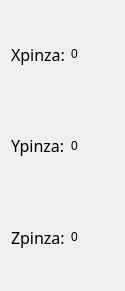
                    <widget class="QWidget" name="layoutWidget_2">
                        <property name="geometry">
                            <rect>
                                <x>190</x>
                                <y>40</y>
                                <width>125</width>
                                <height>291</height>
                            </rect>
                        </property>
                        <layout class="QVBoxLayout" name="verticalLayout_7">
                            <property name="spacing">
                                <number>-1</number>
                            </property>
                            <item>
                                <layout class="QHBoxLayout" name="horizontalLayout_4">
                                    <property name="sizeConstraint">
                                        <enum>QLayout::SetDefaultConstraint</enum>
                                    </property>
                                    <item>
                                        <widget class="QLabel" name="Xattuale">
                                            <property name="font">
                                                <font>
                                                    <family>.SF NS Text</family>
                                                    <pointsize>12</pointsize>
                                                    <weight>50</weight>
                                                    <italic>false</italic>
                                                    <bold>false</bold>
                                                    <kerning>true</kerning>
                                                </font>
                                            </property>
                                            <property name="styleSheet">
                                                <string notr="true"/>
                                            </property>
                                            <property name="text">
                                                <string>Xpinza:</string>
                                            </property>
                                        </widget>
                                    </item>
                                    <item>
                                        <widget class="QLabel" name="Xattuale_value">
                                            <property name="text">
                                                <string>0</string>
                                            </property>
                                        </widget>
                                    </item>
                                </layout>
                            </item>
                            <item>
                                <layout class="QHBoxLayout" name="horizontalLayout_5">
                                    <item>
                                        <widget class="QLabel" name="Yattuale">
                                            <property name="font">
                                                <font>
                                                    <family>.SF NS Text</family>
                                                    <pointsize>12</pointsize>
                                                    <weight>50</weight>
                                                    <italic>false</italic>
                                                    <bold>false</bold>
                                                </font>
                                            </property>
                                            <property name="styleSheet">
                                                <string notr="true"/>
                                            </property>
                                            <property name="text">
                                                <string>Ypinza:</string>
                                            </property>
                                        </widget>
                                    </item>
                                    <item>
                                        <widget class="QLabel" name="Yattuale_value">
                                            <property name="text">
                                                <string>0</string>
                                            </property>
                                        </widget>
                                    </item>
                                </layout>
                            </item>
                            <item>
                                <layout class="QHBoxLayout" name="horizontalLayout_6">
                                    <item>
                                        <widget class="QLabel" name="Zattuale">
                                            <property name="font">
                                                <font>
                                                    <family>.SF NS Text</family>
                                                    <pointsize>12</pointsize>
                                                    <weight>50</weight>
                                                    <italic>false</italic>
                                                    <bold>false</bold>
                                                </font>
                                            </property>
                                            <property name="styleSheet">
                                                <string notr="true"/>
                                            </property>
                                            <property name="text">
                                                <string>Zpinza:</string>
                                            </property>
                                        </widget>
                                    </item>
                                    <item>
                                        <widget class="QLabel" name="Zattuale_value">
                                            <property name="text">
                                                <string>0</string>
                                            </property>
                                        </widget>
                                    </item>
                                </layout>
                            </item>
                        </layout>
                    </widget>
